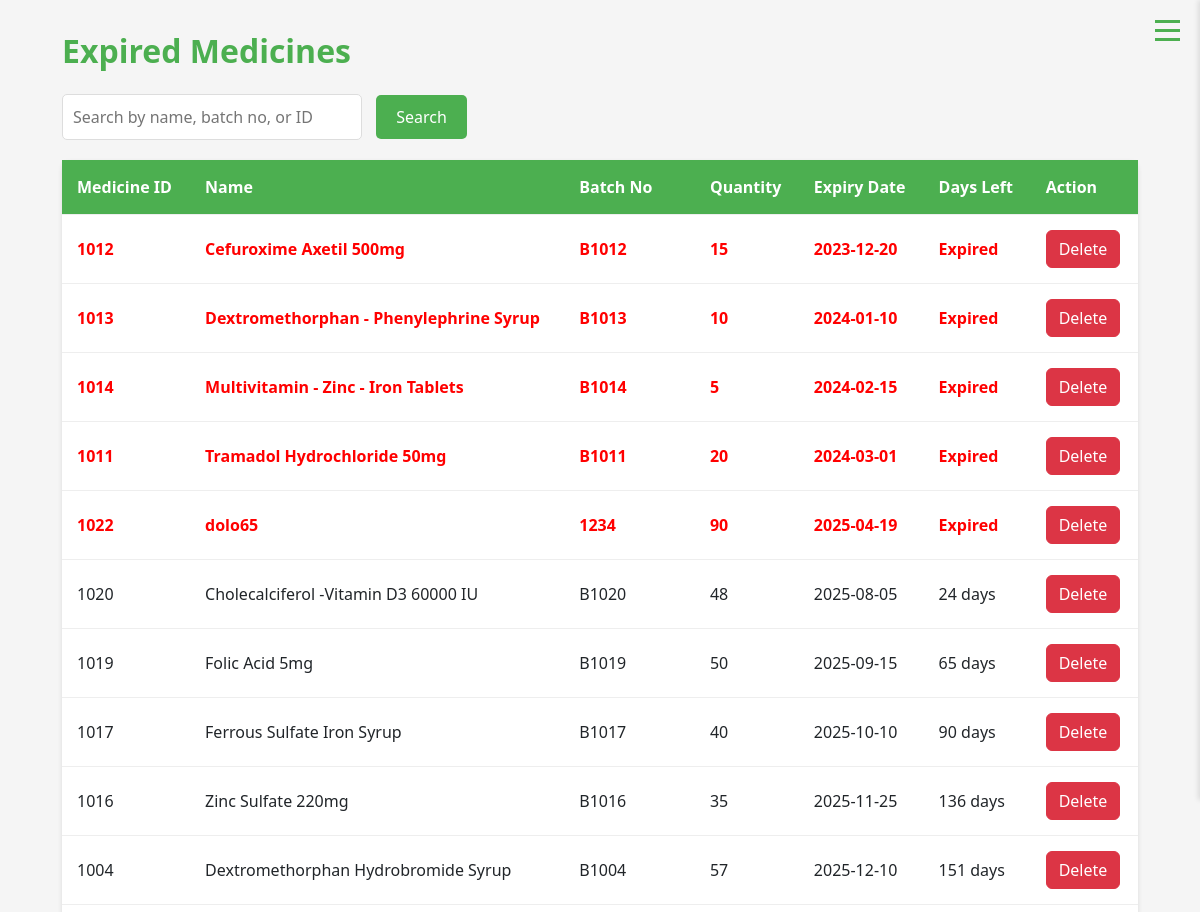
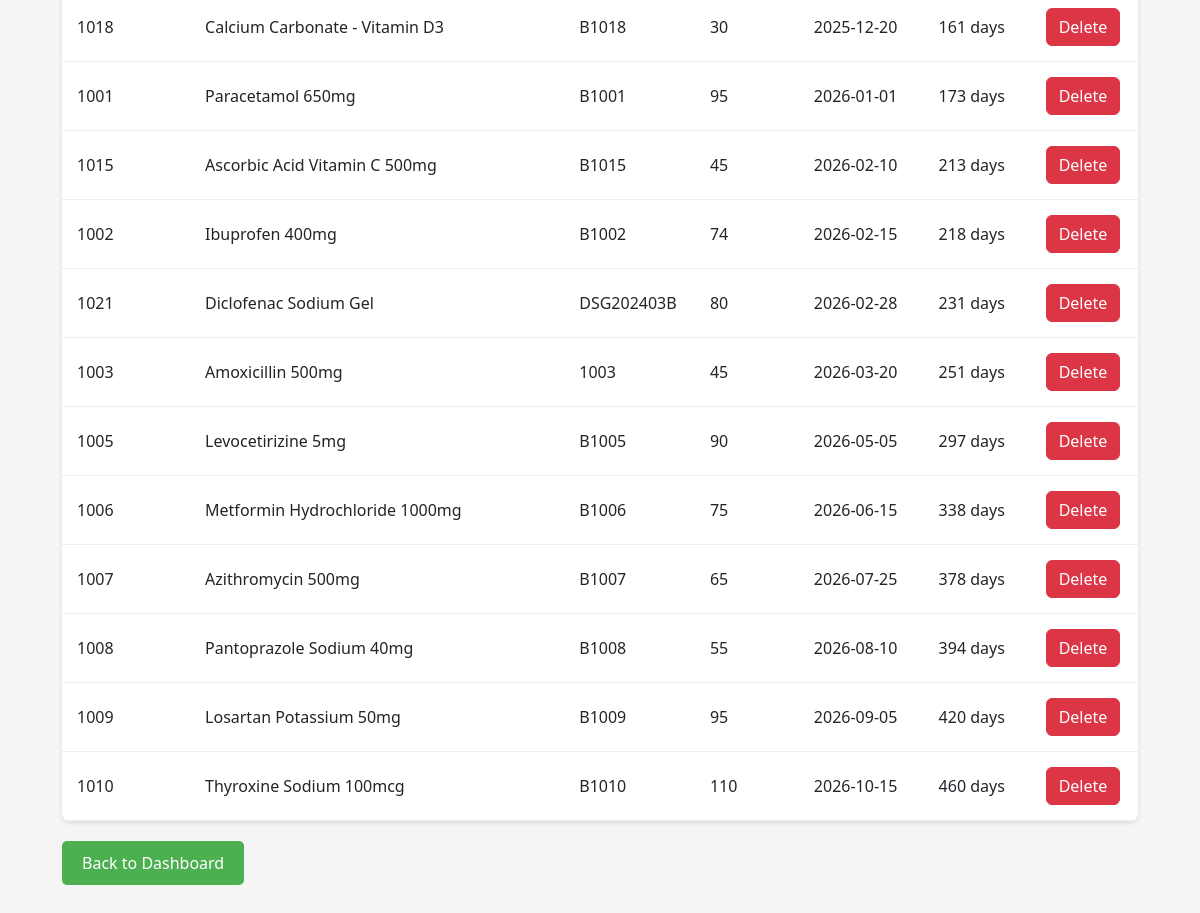
Page /expired_medicines.php (signed in) on the committed database (2 pictures, top to bottom).
### tables this page shows
CREATE TABLE `stock` (
  `medicine_id` int(11) NOT NULL,
  `medicine_name` varchar(255) NOT NULL,
  `batch_no` varchar(50) NOT NULL,
  `quantity` int(11) NOT NULL CHECK (`quantity` >= 0),
  `price_per_unit` decimal(10,2) NOT NULL CHECK (`price_per_unit` >= 0),
  `manufacture_date` date NOT NULL,
  `expiry_date` date NOT NULL,
  `added_date` timestamp NOT NULL DEFAULT current_timestamp(),
  `supplier_name` varchar(255) DEFAULT NULL,
  `supplier_contact` varchar(50) DEFAULT NULL
);

### expired_medicines.php (the view, shortened to what this page needs)
<?php
$conn = new mysqli("localhost", "root", "", "pharmastock");
$today = date('Y-m-d');
$search = '';
if (isset($_GET['search'])) {
    $search = $_GET['search'];
    $query = "SELECT *, DATEDIFF(expiry_date, '$today') AS days_left,
              CASE
                WHEN medicine_name = ? OR batch_no = ? OR medicine_id = ? THEN 0
                ELSE 1
              END as match_order
              FROM stock
              WHERE (medicine_name LIKE ? OR batch_no LIKE ? OR medicine_id LIKE ?)
              ORDER BY match_order, expiry_date ASC";
    $stmt = $conn->prepare($query);
    $exactTerm = $search;
    $searchTerm = "%$search%";
    $stmt->bind_param("ssssss", $exactTerm, $exactTerm, $exactTerm, $searchTerm, $searchTerm, $searchTerm);
    $stmt->execute();
    $result = $stmt->get_result();
} else {
    $query = "SELECT *, DATEDIFF(expiry_date, '$today') AS days_left FROM stock ORDER BY expiry_date ASC";
    $result = $conn->query($query);
}
?>
<!DOCTYPE html>
<html lang="en">
<head>
    <link href="https://cdn.jsdelivr.net/npm/bootstrap@5.3.0/dist/css/bootstrap.min.css" rel="stylesheet">
</head>
<body>
    <div class="menu-toggle">
        <div class="menu-line"></div>
        <div class="menu-line"></div>
        <div class="menu-line"></div>
    </div>
    <div class="container">
        <h2>Expired Medicines</h2>
        <form class="search-form" method="GET">
            <input type="text" name="search" placeholder="Search by name, batch no, or ID" value="<?php echo htmlspecialchars($search); ?>">
            <button type="submit">Search</button>
        </form>
        <table>
            <tr>
                <th>Medicine ID</th>
                <th>Name</th>
                <th>Batch No</th>
                <th>Quantity</th>
                <th>Expiry Date</th>
                <th>Days Left</th>
                <th>Action</th>
            </tr>
            <?php while ($row = $result->fetch_assoc()) {
                $days_left = $row['days_left'];
                $class = ($days_left < 0) ? 'expired' : '';
            ?>
                <tr class="<?php echo $class; ?>">
                    <td><?php echo $row['medicine_id']; ?></td>
                    <td><?php echo $row['medicine_name']; ?></td>
                    <td><?php echo $row['batch_no']; ?></td>
                    <td><?php echo $row['quantity']; ?></td>
                    <td><?php echo $row['expiry_date']; ?></td>
                    <td><?php echo ($days_left < 0) ? "Expired" : "$days_left days"; ?></td>
                    <td>
                        <form method="post" onsubmit="return confirm('Are you sure you want to delete this medicine?');">
                            <button type="submit" class="btn btn-danger">Delete</button>
                        </form>
                    </td>
                </tr>
            <?php } ?>
        </table>
        <a href="dashboard.php" class="btn btn-dashboard">Back to Dashboard</a>
    </div>
</body>
</html>

### expired_medicines.php (style rules this page uses)
.expired { color: red; font-weight: bold; }
body { background-color: #f5f5f5; }
.container { padding: 2rem; }
h2 { color: #4CAF50; margin-bottom: 1.5rem; font-weight: bold; }
table { width: 100%; border-collapse: collapse; margin-top: 20px; box-shadow: 0 2px 5px rgba(0,0,0,0.1); background: white; border-radius: 8px; }
th, td { padding: 15px; text-align: left; border-bottom: 1px solid #eee; }
th { background-color: #4CAF50; color: white; font-weight: bold; }
.menu-toggle { position: fixed; top: 20px; right: 20px; cursor: pointer; z-index: 1001; display: flex; flex-direction: column; gap: 6px; }
.menu-line { width: 25px; height: 3px; background: #4CAF50; transition: all 0.3s ease; }
.btn-dashboard { background: #4CAF50; color: white; padding: 10px 20px; border: none; border-radius: 5px; margin-top: 20px; cursor: pointer; transition: all 0.3s ease; }
.search-form { margin-bottom: 20px; }
.search-form input { padding: 10px; border: 1px solid #ddd; border-radius: 5px; width: 300px; margin-right: 10px; }
.search-form button { padding: 10px 20px; background: #4CAF50; color: white; border: none; border-radius: 5px; cursor: pointer; }

### rows in the picture
stock: medicine_id "1012", medicine_name "Cefuroxime Axetil 500mg", batch_no "B1012", quantity "15", expiry_date "2023-12-20", shows "Expired"
stock: medicine_id "1013", medicine_name "Dextromethorphan - Phenylephrine Syrup", batch_no "B1013", quantity "10", expiry_date "2024-01-10", shows "Expired"
stock: medicine_id "1014", medicine_name "Multivitamin - Zinc - Iron Tablets", batch_no "B1014", quantity "5", expiry_date "2024-02-15", shows "Expired"
stock: medicine_id "1011", medicine_name "Tramadol Hydrochloride 50mg", batch_no "B1011", quantity "20", expiry_date "2024-03-01", shows "Expired"
stock: medicine_id "1022", medicine_name "dolo65", batch_no "1234", quantity "90", expiry_date "2025-04-19", shows "Expired"
stock: medicine_id "1020", medicine_name "Cholecalciferol -Vitamin D3 60000 IU", batch_no "B1020", quantity "48", expiry_date "2025-08-05", days_left "24"
stock: medicine_id "1019", medicine_name "Folic Acid 5mg", batch_no "B1019", quantity "50", expiry_date "2025-09-15", days_left "65"
stock: medicine_id "1017", medicine_name "Ferrous Sulfate Iron Syrup", batch_no "B1017", quantity "40", expiry_date "2025-10-10", days_left "90"
stock: medicine_id "1016", medicine_name "Zinc Sulfate 220mg", batch_no "B1016", quantity "35", expiry_date "2025-11-25", days_left "136"
stock: medicine_id "1004", medicine_name "Dextromethorphan Hydrobromide Syrup", batch_no "B1004", quantity "57", expiry_date "2025-12-10", days_left "151"
stock: medicine_id "1018", medicine_name "Calcium Carbonate - Vitamin D3", batch_no "B1018", quantity "30", expiry_date "2025-12-20", days_left "161"
stock: medicine_id "1001", medicine_name "Paracetamol 650mg", batch_no "B1001", quantity "95", expiry_date "2026-01-01", days_left "173"
stock: medicine_id "1015", medicine_name "Ascorbic Acid Vitamin C 500mg", batch_no "B1015", quantity "45", expiry_date "2026-02-10", days_left "213"
stock: medicine_id "1002", medicine_name "Ibuprofen 400mg", batch_no "B1002", quantity "74", expiry_date "2026-02-15", days_left "218"
stock: medicine_id "1021", medicine_name "Diclofenac Sodium Gel", batch_no "DSG202403B", quantity "80", expiry_date "2026-02-28", days_left "231"
stock: medicine_id "1003", medicine_name "Amoxicillin 500mg", batch_no "1003", quantity "45", expiry_date "2026-03-20", days_left "251"
stock: medicine_id "1005", medicine_name "Levocetirizine 5mg", batch_no "B1005", quantity "90", expiry_date "2026-05-05", days_left "297"
stock: medicine_id "1006", medicine_name "Metformin Hydrochloride 1000mg", batch_no "B1006", quantity "75", expiry_date "2026-06-15", days_left "338"
stock: medicine_id "1007", medicine_name "Azithromycin 500mg", batch_no "B1007", quantity "65", expiry_date "2026-07-25", days_left "378"
stock: medicine_id "1008", medicine_name "Pantoprazole Sodium 40mg", batch_no "B1008", quantity "55", expiry_date "2026-08-10", days_left "394"
stock: medicine_id "1009", medicine_name "Losartan Potassium 50mg", batch_no "B1009", quantity "95", expiry_date "2026-09-05", days_left "420"
stock: medicine_id "1010", medicine_name "Thyroxine Sodium 100mcg", batch_no "B1010", quantity "110", expiry_date "2026-10-15", days_left "460"
